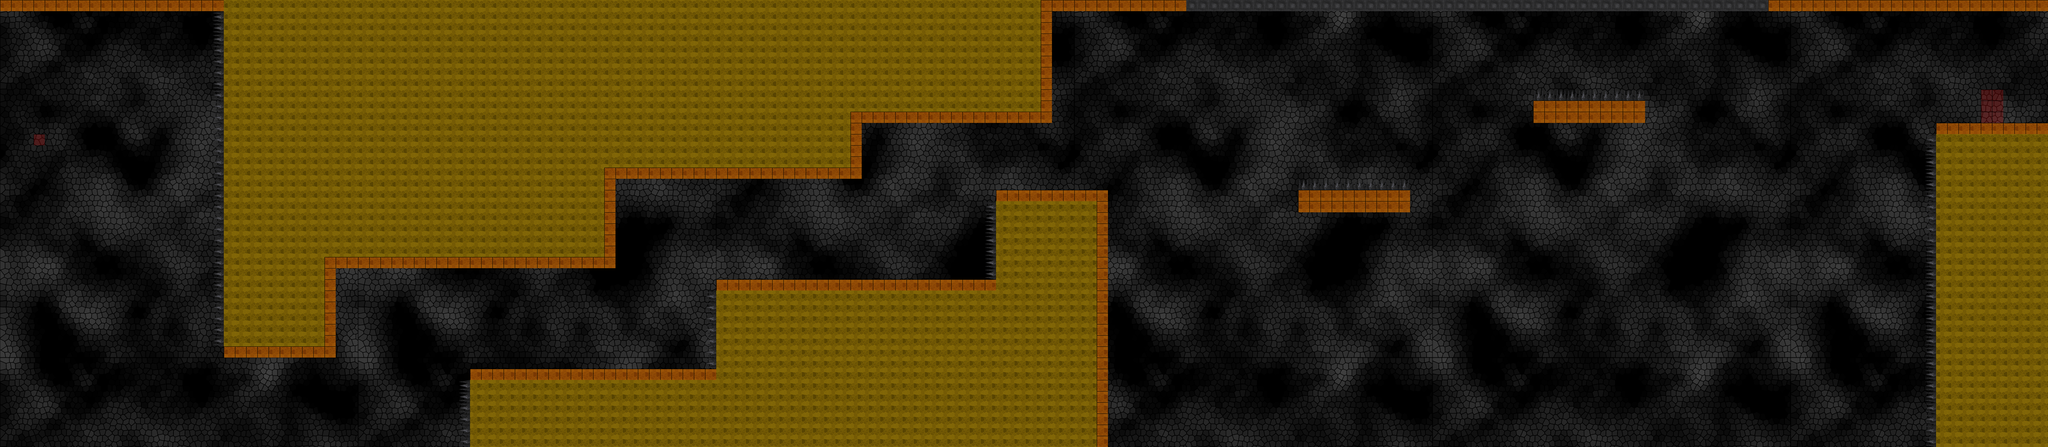

This is a level from a 2D game, rendered from its Tiled map with the project's own tilesets. A one-line summary and the map file follow, with tile-layer data summarised:
An orthogonal 183x40 tile map with 32x32 px tiles, 7 tile layers (Background, Meta, Collision, Spike, ...), 5 tilesets.

<map version="1.0" orientation="orthogonal" renderorder="right-down" width="183" height="40" tilewidth="32" tileheight="32" nextobjectid="1">
 <tileset firstgid="1" name="Earthblock64x64" tilewidth="32" tileheight="32" spacing="48">
  <image source="Materials/Earthblock64x64.png" width="64" height="64" />
 </tileset>
 <tileset firstgid="2" name="spike" tilewidth="32" tileheight="32" spacing="48">
  <image source="Materials/spike.png" width="32" height="32" />
 </tileset>
 <tileset firstgid="3" name="Steel" tilewidth="32" tileheight="32" spacing="48">
  <image source="Materials/steel.png" width="32" height="32" />
 </tileset>
 <tileset firstgid="4" name="bg9" tilewidth="32" tileheight="32">
  <image source="Materials/bg9.png" width="1024" height="1024" />
 </tileset>
 <tileset firstgid="1028" name="meta_tiles" tilewidth="32" tileheight="32">
  <image source="Materials/meta_tiles.png" width="67" height="34" />
 </tileset>
 <layer name="Background" width="183" height="40">
  <data>[7320 cells, 7320 non-empty, 1024 distinct tile ids]</data>
 </layer>
 <layer name="Meta" width="183" height="40">
  <data>[7320 cells, 2605 non-empty, 1 distinct tile ids]</data>
 </layer>
 <layer name="Collision" width="183" height="40">
  <data>[7320 cells, 291 non-empty, 1 distinct tile ids]</data>
 </layer>
 <layer name="Spike" width="183" height="40">
  <data>[7320 cells, 98 non-empty, 1 distinct tile ids]</data>
 </layer>
 <layer name="Metal" width="183" height="40">
  <data>[7320 cells, 52 non-empty, 1 distinct tile ids]</data>
 </layer>
 <layer name="Goal" width="183" height="40">
  <data>[7320 cells, 6 non-empty, 1 distinct tile ids]</data>
 </layer>
 <layer name="Spawn" width="183" height="40">
  <data>[7320 cells, 1 non-empty, 1 distinct tile ids]</data>
 </layer>
</map>
